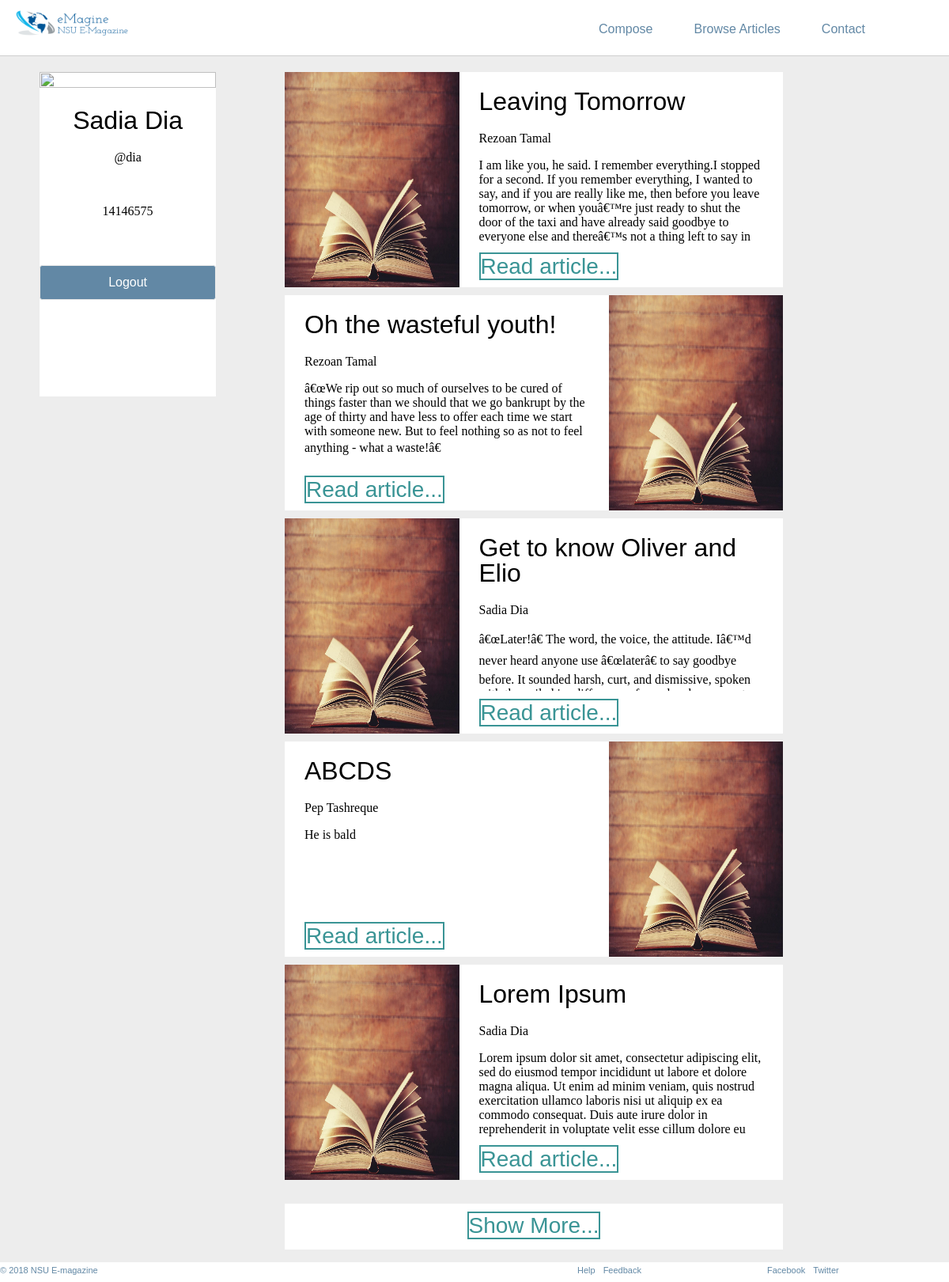
Screenshot of /index.php (signed in) with the database file from the repository.
### tables this page shows
CREATE TABLE `post` (
  `POST_ID` int(11) NOT NULL,
  `USER_ID` int(11) NOT NULL,
  `HEADING` varchar(200) NOT NULL,
  `DESCRIPTION` text NOT NULL,
  `USER_NAME` varchar(40) NOT NULL
);

### index.php (the view, shortened to what this page needs)
<?php
    $username = $_SESSION['userName'];
    $name = $_SESSION['name'];
    $nsuID = $_SESSION['nsuID'];
    $lastPostID = 0;
?>
<!DOCTYPE html>
<html>
<head>
	<link rel="stylesheet" type="text/css" href="style.css">
	<link rel="stylesheet" type="text/css" href="homedesign.css">
</head>
<body>
	<header>
        <div class="container">
            <a href="index.php" class="logo">
                <img src="logo.jpg" alt="NSU E-magazine" id="nylogo">
            </a>
        </div>
        <div class="navbar">
            <ul id="navItems">
                <li><a class="active" href="newPost.php">Compose</a></li>
                <li><a href="allArticles.php">Browse Articles</a></li>
                <li><a href="contact.php">Contact</a></li>
            </ul>
        </div>
    </header>
    <div id="container" style="min-height: 94em;">
        <div id="profileBar">
            <div id="profile">
                <img src="ball.jpg" id="profileImage">
                <br>
                <h1><?php echo $name; ?></h1>
                <p>@<?php echo $username; ?></p>
                <br>
                <p><?php echo $nsuID; ?></p>
                <br>
                <a href="logout.php"><input class="btn" type="submit" name="LogoutSubmit" value="Logout" ></a>
            </div>
        </div>
<div id="feed">
	    <?php
	        require ("persistent/DBinfo.php");
	        $query =  "SELECT * FROM post ORDER BY POST_ID DESC LIMIT 5";
	        $db=connection();
	        $output = mysqli_query($db,$query);
	        $count = 5;
	        while ($result = mysqli_fetch_array($output)) {
	             $heading = $result['HEADING'];
	             $writer = $result['USER_NAME'];
	             $description = $result['DESCRIPTION'];
	             $post_id = $result['POST_ID'];
                 $lastPostID = $post_id;
	             $count=$count-1;
	    ?>
            <div id="trending">
            	<?php if (($count%2) == 0 ) { ?>
                <div id="trendingleft">
                    <img src="books.jpg" id="trendingimage">
                </div>
                <div id="trendingright">
                    <div id="rightpara">
				<?php } else {?>
                <div id="trendingright_1">
                    <img src="books.jpg" id="trendingimage">
                </div>
                <div id="trendingleft_1">
                    <div id="rightpara">
				<?php } ?>
                    <h1> <?php echo $heading; ?> </h1>
                    <p> <?php echo $writer; ?> </p>
                    <p><?php echo $description; ?></p>
                    <br>
                    </div>
                    <div id="readMore">
                        <a href="post_detail.php?id=<?php echo $post_id;?>" id="readbutton1">Read article...</a>
                    </div>
                </div>
            </div>
	    <?php
	        }
	    ?>
		<div id="trending" style="height:100%;margin-top: 20px;text-align:center">
			<div id="readMore" style="">
            	<a href="feed.php?pageID=1&lastMaxPostID=<?php echo $lastPostID; ?>" id="readbutton1">Show More...</a>
        	</div>
		</div>
	</div>
</div>
<footer align="center">
    <div class="copyright">
        <a href="www.google.com">© 2018 NSU E-magazine</a>
    </div>
    <div class="helpfulLinks">
        <ul>
            <li><a href="www.google.com">Help</a></li>
            <li><a href="www.google.com">Feedback</a></li>
        </ul>
    </div>
    <div class="socialLinks">
        <ul>
            <li><a href="www.facebook.com">Facebook</a></li>
            <li><a href="www.twitter.com">Twitter</a></li>
        </ul>
    </div>
</footer>
</body>
</html>

### style.css (style rules this page uses)
body { margin: 0; }
header .container .logo img { margin: 0; width: 154px; height:40px; }
header { box-sizing: border-box; border-bottom: 1px solid #cecece; min-height: 51px; overflow: hidden; margin-bottom: 20px; padding: 11px 0 8px 15px; background-color: white; position: -webkit-sticky; position: sticky; top: 0; background: #fff; z-index: 100; }
.container { width: 60%; float: left; }
h1, h2, h3, h4, h5 { font-family: nyt-franklin,Arial,Helvetica,sans-serif; color: #000; line-height: 1em; font-weight: 500; }
.navbar { width: 40%; float: right; font-family: nyt-franklin,Arial,Helvetica,sans-serif; }
.navbar ul { list-style-type: none; margin: 0; padding: 0; overflow: hidden; background-color: #fff; }
.navbar li { float: left; margin-left: 10px; }
.navbar li a { display: block; color: #6288a5; text-align: center; padding: 14px 20px; text-decoration: none; border: 1px solid #fff; border-radius: 2em; }
footer { bottom:0; width:100%; height:25px; position: -webkit-sticky; position: sticky; top: 0; background: #fff; z-index: 100; background-color: white; }
footer a { font-size: 11px; line-height: 13px; }
a { text-decoration: none; color: #6288a5; font-size: 16px; font-family: nyt-franklin,arial,helvetica,sans-serif; line-height: 21px; }
ol, ul { list-style: none; }
ul, menu, dir { display: block; -webkit-margin-before: 1em; -webkit-margin-after: 1em; -webkit-margin-start: 0px; -webkit-margin-end: 0px; -webkit-padding-start: 40px; }
.btn { color: #fff; background-color: #6288a5; border-color: #6288a5; position: relative; padding: 0; width: 100%; height: 2.75em; font-family: nyt-franklin,arial,helvetica,sans-serif; font-size: 1em; font-weight: 500; cursor: pointer; color: #fff; margin-top: 25px; border: 1px solid #e7e7e7; border-radius: .2em; }
.copyright { width: 60%; float: left; text-align: left; }
.helpfulLinks, .socialLinks { width: 20%; float: left; }
footer ul { list-style-type: none; margin: 0; padding: 0; overflow: hidden; background-color: #fff; }
footer li { float: left; margin-left: 10px; }
footer ul li a { color: #6288a5; }

### homedesign.css (style rules this page uses)
body { margin: 0; background-color: #80808024; }
#trending { background: #fff; height: 17em; width: 75%; margin: auto; float: left; margin-bottom: 10px; }
#trendingleft { width: 35%; height: 100%; float: left; }
#trendingleft_1 { width: 65%; height: 100%; float: left; }
#readbutton1 { margin-top: 20px; font-family: helvetica, sans-serif; font-weight: 20px; font-size: 28px; color: #3A9495; border: solid 2px #3A9495; }
#trendingimage { width: 100%; height: 100%; }
#trendingright { width: 65%; height: 100%; float: right; }
#trendingright_1 { width: 35%; height: 100%; float: right; }
#rightpara, #leftpara { padding-left: 25px; padding-right: 25px; height:80%; overflow:hidden; }
#readMore { height:20%; margin:17px 25px; }
#container { margin:0; padding: 0; width: 100%; height: 100%; min-height: 1300px; }
#profileBar { width: 30%; float: left; min-height: 100px; position: -webkit-sticky; position: sticky; top: 91px; z-index: 10; }
#feed { width: 70%; float: right; }
#profile { background: white; margin: 0px 20px 0px 50px; padding-bottom: 10px; text-align: center; width: 62%; min-height: 400px; }
#profileImage { width: 100%; height: 40%; }

### rows the page displays
post: HEADING "Leaving Tomorrow", USER_NAME "Rezoan Tamal", DESCRIPTION "I am like you, he said. I remember everything.I stopped for a second. If you remember everything, I wanted to say, and if you are really like me, then before you leave tomorrow, or when youâ€™re just ready to shut the door of the taxi and have already said goodbye to everyone else and thereâ€™s not a thing left to say in…"
post: HEADING "Oh the wasteful youth!", USER_NAME "Rezoan Tamal", DESCRIPTION "â€œWe rip out so much of ourselves to be cured of things faster than we should that we go bankrupt by the age of thirty and have less to offer each time we start with someone new. But to feel nothing so as not to feel anything - what a waste!â€"
post: HEADING "Get to know Oliver and Elio", USER_NAME "Sadia Dia", DESCRIPTION "â€œLater!â€ The word, the voice, the attitude. Iâ€™d never heard anyone use â€œlaterâ€ to say goodbye before. It sounded harsh, curt, and dismissive, spoken…"
post: HEADING "ABCDS", USER_NAME "Pep Tashreque", DESCRIPTION "He is bald"
post: HEADING "Lorem Ipsum", USER_NAME "Sadia Dia", DESCRIPTION "Lorem ipsum dolor sit amet, consectetur adipiscing elit, sed do eiusmod tempor incididunt ut labore et dolore magna aliqua. Ut enim ad minim veniam, quis nostrud exercitation ullamco laboris nisi ut aliquip ex ea commodo consequat. Duis aute irure dolor in reprehenderit in voluptate velit esse cillum dolore eu…"

### other values shown
$name "Sadia Dia"
$username "dia"
$nsuID "14146575"
